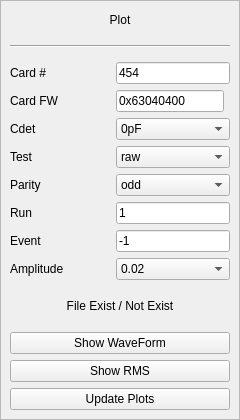
     <widget class="QFrame" name="frame">
      <property name="sizePolicy">
       <sizepolicy hsizetype="Minimum" vsizetype="Preferred">
        <horstretch>0</horstretch>
        <verstretch>0</verstretch>
       </sizepolicy>
      </property>
      <property name="minimumSize">
       <size>
        <width>200</width>
        <height>551</height>
       </size>
      </property>
      <property name="frameShape">
       <enum>QFrame::Shape::StyledPanel</enum>
      </property>
      <layout class="QVBoxLayout" name="verticalLayout">
       <property name="sizeConstraint">
        <enum>QLayout::SizeConstraint::SetMinimumSize</enum>
       </property>
       <property name="leftMargin">
        <number>9</number>
       </property>
       <property name="topMargin">
        <number>9</number>
       </property>
       <property name="rightMargin">
        <number>9</number>
       </property>
       <property name="bottomMargin">
        <number>9</number>
       </property>
       <item>
        <widget class="QLabel" name="plot_label">
         <property name="sizePolicy">
          <sizepolicy hsizetype="Minimum" vsizetype="Fixed">
           <horstretch>0</horstretch>
           <verstretch>0</verstretch>
          </sizepolicy>
         </property>
         <property name="minimumSize">
          <size>
           <width>0</width>
           <height>20</height>
          </size>
         </property>
         <property name="text">
          <string>Plot</string>
         </property>
         <property name="alignment">
          <set>Qt::AlignmentFlag::AlignCenter</set>
         </property>
        </widget>
       </item>
       <item>
        <widget class="Line" name="line_2">
         <property name="sizePolicy">
          <sizepolicy hsizetype="Preferred" vsizetype="Fixed">
           <horstretch>0</horstretch>
           <verstretch>0</verstretch>
          </sizepolicy>
         </property>
         <property name="minimumSize">
          <size>
           <width>100</width>
           <height>20</height>
          </size>
         </property>
         <property name="orientation">
          <enum>Qt::Orientation::Horizontal</enum>
         </property>
        </widget>
       </item>
       <item>
        <layout class="QGridLayout" name="gridLayout">
         <property name="sizeConstraint">
          <enum>QLayout::SizeConstraint::SetDefaultConstraint</enum>
         </property>
         <item row="3" column="0" colspan="2" alignment="Qt::AlignmentFlag::AlignLeft">
          <widget class="QLabel" name="plot_test_name_label">
           <property name="sizePolicy">
            <sizepolicy hsizetype="Minimum" vsizetype="Minimum">
             <horstretch>0</horstretch>
             <verstretch>0</verstretch>
            </sizepolicy>
           </property>
           <property name="minimumSize">
            <size>
             <width>100</width>
             <height>20</height>
            </size>
           </property>
           <property name="text">
            <string>Test</string>
           </property>
          </widget>
         </item>
         <item row="7" column="0" colspan="2">
          <widget class="QLabel" name="plot_amplitude_label">
           <property name="sizePolicy">
            <sizepolicy hsizetype="Minimum" vsizetype="Minimum">
             <horstretch>0</horstretch>
             <verstretch>0</verstretch>
            </sizepolicy>
           </property>
           <property name="minimumSize">
            <size>
             <width>100</width>
             <height>20</height>
            </size>
           </property>
           <property name="text">
            <string>Amplitude</string>
           </property>
          </widget>
         </item>
         <item row="4" column="0" colspan="2" alignment="Qt::AlignmentFlag::AlignLeft">
          <widget class="QLabel" name="plot_parity_label">
           <property name="sizePolicy">
            <sizepolicy hsizetype="Minimum" vsizetype="Minimum">
             <horstretch>0</horstretch>
             <verstretch>0</verstretch>
            </sizepolicy>
           </property>
           <property name="minimumSize">
            <size>
             <width>100</width>
             <height>20</height>
            </size>
           </property>
           <property name="text">
            <string>Parity</string>
           </property>
          </widget>
         </item>
         <item row="6" column="0" colspan="2" alignment="Qt::AlignmentFlag::AlignLeft">
          <widget class="QLabel" name="plot_event_number_label">
           <property name="sizePolicy">
            <sizepolicy hsizetype="Minimum" vsizetype="Minimum">
             <horstretch>0</horstretch>
             <verstretch>0</verstretch>
            </sizepolicy>
           </property>
           <property name="minimumSize">
            <size>
             <width>100</width>
             <height>20</height>
            </size>
           </property>
           <property name="text">
            <string>Event</string>
           </property>
          </widget>
         </item>
         <item row="4" column="2" colspan="2">
          <widget class="QComboBox" name="plot_parity_comboBox">
           <property name="sizePolicy">
            <sizepolicy hsizetype="Minimum" vsizetype="Minimum">
             <horstretch>0</horstretch>
             <verstretch>0</verstretch>
            </sizepolicy>
           </property>
           <property name="minimumSize">
            <size>
             <width>100</width>
             <height>20</height>
            </size>
           </property>
           <item>
            <property name="text">
             <string>odd</string>
            </property>
           </item>
           <item>
            <property name="text">
             <string>even</string>
            </property>
           </item>
          </widget>
         </item>
         <item row="2" column="2" colspan="2">
          <widget class="QComboBox" name="plot_cdet_comboBox">
           <property name="sizePolicy">
            <sizepolicy hsizetype="Minimum" vsizetype="Minimum">
             <horstretch>0</horstretch>
             <verstretch>0</verstretch>
            </sizepolicy>
           </property>
           <property name="minimumSize">
            <size>
             <width>100</width>
             <height>20</height>
            </size>
           </property>
           <item>
            <property name="text">
             <string>0pF</string>
            </property>
           </item>
           <item>
            <property name="text">
             <string>10pF</string>
            </property>
           </item>
           <item>
            <property name="text">
             <string>20pF</string>
            </property>
           </item>
           <item>
            <property name="text">
             <string>40pF</string>
            </property>
           </item>
          </widget>
         </item>
         <item row="0" column="2" colspan="2">
          <widget class="QLineEdit" name="plot_card_number_lineEdit">
           <property name="sizePolicy">
            <sizepolicy hsizetype="Minimum" vsizetype="Minimum">
             <horstretch>0</horstretch>
             <verstretch>0</verstretch>
            </sizepolicy>
           </property>
           <property name="minimumSize">
            <size>
             <width>100</width>
             <height>20</height>
            </size>
           </property>
           <property name="text">
            <string>454</string>
           </property>
           <property name="placeholderText">
            <string>454</string>
           </property>
          </widget>
         </item>
         <item row="3" column="2" colspan="2">
          <widget class="QComboBox" name="plot_test_name_comboBox">
           <property name="sizePolicy">
            <sizepolicy hsizetype="Minimum" vsizetype="Minimum">
             <horstretch>0</horstretch>
             <verstretch>0</verstretch>
            </sizepolicy>
           </property>
           <property name="minimumSize">
            <size>
             <width>100</width>
             <height>20</height>
            </size>
           </property>
           <item>
            <property name="text">
             <string>raw</string>
            </property>
           </item>
           <item>
            <property name="text">
             <string>rms_pedestal</string>
            </property>
           </item>
           <item>
            <property name="text">
             <string>crosstalk</string>
            </property>
           </item>
           <item>
            <property name="text">
             <string>gain</string>
            </property>
           </item>
          </widget>
         </item>
         <item row="0" column="0" colspan="2" alignment="Qt::AlignmentFlag::AlignLeft">
          <widget class="QLabel" name="plot_card_number_label">
           <property name="sizePolicy">
            <sizepolicy hsizetype="Minimum" vsizetype="Minimum">
             <horstretch>0</horstretch>
             <verstretch>0</verstretch>
            </sizepolicy>
           </property>
           <property name="minimumSize">
            <size>
             <width>100</width>
             <height>20</height>
            </size>
           </property>
           <property name="text">
            <string>Card #</string>
           </property>
          </widget>
         </item>
         <item row="5" column="0" colspan="2" alignment="Qt::AlignmentFlag::AlignLeft">
          <widget class="QLabel" name="plot_run_number_label">
           <property name="sizePolicy">
            <sizepolicy hsizetype="Minimum" vsizetype="Minimum">
             <horstretch>0</horstretch>
             <verstretch>0</verstretch>
            </sizepolicy>
           </property>
           <property name="minimumSize">
            <size>
             <width>100</width>
             <height>20</height>
            </size>
           </property>
           <property name="text">
            <string>Run</string>
           </property>
          </widget>
         </item>
         <item row="2" column="0" colspan="2" alignment="Qt::AlignmentFlag::AlignLeft">
          <widget class="QLabel" name="plot_cdet_label">
           <property name="sizePolicy">
            <sizepolicy hsizetype="Minimum" vsizetype="Minimum">
             <horstretch>0</horstretch>
             <verstretch>0</verstretch>
            </sizepolicy>
           </property>
           <property name="minimumSize">
            <size>
             <width>100</width>
             <height>20</height>
            </size>
           </property>
           <property name="text">
            <string>Cdet</string>
           </property>
          </widget>
         </item>
         <item row="7" column="2" colspan="2">
          <widget class="QComboBox" name="plot_amplitude_comboBox">
           <item>
            <property name="text">
             <string>0.02</string>
            </property>
           </item>
           <item>
            <property name="text">
             <string>0.03</string>
            </property>
           </item>
           <item>
            <property name="text">
             <string>0.04</string>
            </property>
           </item>
           <item>
            <property name="text">
             <string>0.05</string>
            </property>
           </item>
           <item>
            <property name="text">
             <string>0.06</string>
            </property>
           </item>
           <item>
            <property name="text">
             <string>0.07</string>
            </property>
           </item>
           <item>
            <property name="text">
             <string>0.08</string>
            </property>
           </item>
           <item>
            <property name="text">
             <string>0.09</string>
            </property>
           </item>
           <item>
            <property name="text">
             <string>0.1</string>
            </property>
           </item>
           <item>
            <property name="text">
             <string>0.15</string>
            </property>
           </item>
           <item>
            <property name="text">
             <string>0.2</string>
            </property>
           </item>
           <item>
            <property name="text">
             <string>0.25</string>
            </property>
           </item>
           <item>
            <property name="text">
             <string>0.3</string>
            </property>
           </item>
           <item>
            <property name="text">
             <string>0.35</string>
            </property>
           </item>
           <item>
            <property name="text">
             <string>0.4</string>
            </property>
           </item>
           <item>
            <property name="text">
             <string>0.45</string>
            </property>
           </item>
           <item>
            <property name="text">
             <string>0.46</string>
            </property>
           </item>
           <item>
            <property name="text">
             <string>0.47</string>
            </property>
           </item>
           <item>
            <property name="text">
             <string>0.48</string>
            </property>
           </item>
           <item>
            <property name="text">
             <string>0.49</string>
            </property>
           </item>
           <item>
            <property name="text">
             <string>0.5</string>
            </property>
           </item>
           <item>
            <property name="text">
             <string>0.51</string>
            </property>
           </item>
           <item>
            <property name="text">
             <string>0.52</string>
            </property>
           </item>
           <item>
            <property name="text">
             <string>0.53</string>
            </property>
           </item>
           <item>
            <property name="text">
             <string>0.54</string>
            </property>
           </item>
           <item>
            <property name="text">
             <string>0.55</string>
            </property>
           </item>
           <item>
            <property name="text">
             <string>0.56</string>
            </property>
           </item>
           <item>
            <property name="text">
             <string>0.57</string>
            </property>
           </item>
           <item>
            <property name="text">
             <string>0.58</string>
            </property>
           </item>
           <item>
            <property name="text">
             <string>0.59</string>
            </property>
           </item>
           <item>
            <property name="text">
             <string>0.6</string>
            </property>
           </item>
           <item>
            <property name="text">
             <string>2.0</string>
            </property>
           </item>
          </widget>
         </item>
         <item row="6" column="2" colspan="2">
          <widget class="QLineEdit" name="plot_event_number_lineEdit">
           <property name="sizePolicy">
            <sizepolicy hsizetype="Minimum" vsizetype="Minimum">
             <horstretch>0</horstretch>
             <verstretch>0</verstretch>
            </sizepolicy>
           </property>
           <property name="minimumSize">
            <size>
             <width>100</width>
             <height>20</height>
            </size>
           </property>
           <property name="text">
            <string>-1</string>
           </property>
           <property name="placeholderText">
            <string>-1</string>
           </property>
          </widget>
         </item>
         <item row="5" column="2" colspan="2">
          <widget class="QLineEdit" name="plot_run_number_lineEdit">
           <property name="sizePolicy">
            <sizepolicy hsizetype="Minimum" vsizetype="Minimum">
             <horstretch>0</horstretch>
             <verstretch>0</verstretch>
            </sizepolicy>
           </property>
           <property name="minimumSize">
            <size>
             <width>100</width>
             <height>20</height>
            </size>
           </property>
           <property name="text">
            <string>1</string>
           </property>
           <property name="placeholderText">
            <string>1</string>
           </property>
          </widget>
         </item>
         <item row="1" column="2">
          <widget class="QLineEdit" name="plot_card_firmware_lineEdit">
           <property name="sizePolicy">
            <sizepolicy hsizetype="Minimum" vsizetype="Minimum">
             <horstretch>0</horstretch>
             <verstretch>0</verstretch>
            </sizepolicy>
           </property>
           <property name="minimumSize">
            <size>
             <width>100</width>
             <height>20</height>
            </size>
           </property>
           <property name="text">
            <string>0x63040400</string>
           </property>
           <property name="placeholderText">
            <string>454</string>
           </property>
          </widget>
         </item>
         <item row="1" column="0" colspan="2">
          <widget class="QLabel" name="plot_card_firmware_label">
           <property name="sizePolicy">
            <sizepolicy hsizetype="Minimum" vsizetype="Minimum">
             <horstretch>0</horstretch>
             <verstretch>0</verstretch>
            </sizepolicy>
           </property>
           <property name="minimumSize">
            <size>
             <width>100</width>
             <height>20</height>
            </size>
           </property>
           <property name="text">
            <string>Card FW</string>
           </property>
          </widget>
         </item>
        </layout>
       </item>
       <item>
        <widget class="QLabel" name="plot_file_exist_label">
         <property name="sizePolicy">
          <sizepolicy hsizetype="Minimum" vsizetype="Minimum">
           <horstretch>0</horstretch>
           <verstretch>0</verstretch>
          </sizepolicy>
         </property>
         <property name="minimumSize">
          <size>
           <width>60</width>
           <height>40</height>
          </size>
         </property>
         <property name="text">
          <string>File Exist / Not Exist</string>
         </property>
         <property name="alignment">
          <set>Qt::AlignmentFlag::AlignCenter</set>
         </property>
         <property name="wordWrap">
          <bool>true</bool>
         </property>
        </widget>
       </item>
       <item>
        <widget class="QPushButton" name="show_waveform_btn">
         <property name="sizePolicy">
          <sizepolicy hsizetype="Minimum" vsizetype="Fixed">
           <horstretch>0</horstretch>
           <verstretch>0</verstretch>
          </sizepolicy>
         </property>
         <property name="minimumSize">
          <size>
           <width>160</width>
           <height>20</height>
          </size>
         </property>
         <property name="text">
          <string>Show WaveForm</string>
         </property>
        </widget>
       </item>
       <item>
        <widget class="QPushButton" name="show_rms_btn">
         <property name="sizePolicy">
          <sizepolicy hsizetype="Minimum" vsizetype="Fixed">
           <horstretch>0</horstretch>
           <verstretch>0</verstretch>
          </sizepolicy>
         </property>
         <property name="minimumSize">
          <size>
           <width>160</width>
           <height>20</height>
          </size>
         </property>
         <property name="text">
          <string>Show RMS</string>
         </property>
        </widget>
       </item>
       <item>
        <widget class="QPushButton" name="update_plots_btn">
         <property name="sizePolicy">
          <sizepolicy hsizetype="Minimum" vsizetype="Fixed">
           <horstretch>0</horstretch>
           <verstretch>0</verstretch>
          </sizepolicy>
         </property>
         <property name="minimumSize">
          <size>
           <width>160</width>
           <height>20</height>
          </size>
         </property>
         <property name="text">
          <string>Update Plots</string>
         </property>
        </widget>
       </item>
      </layout>
     </widget>
